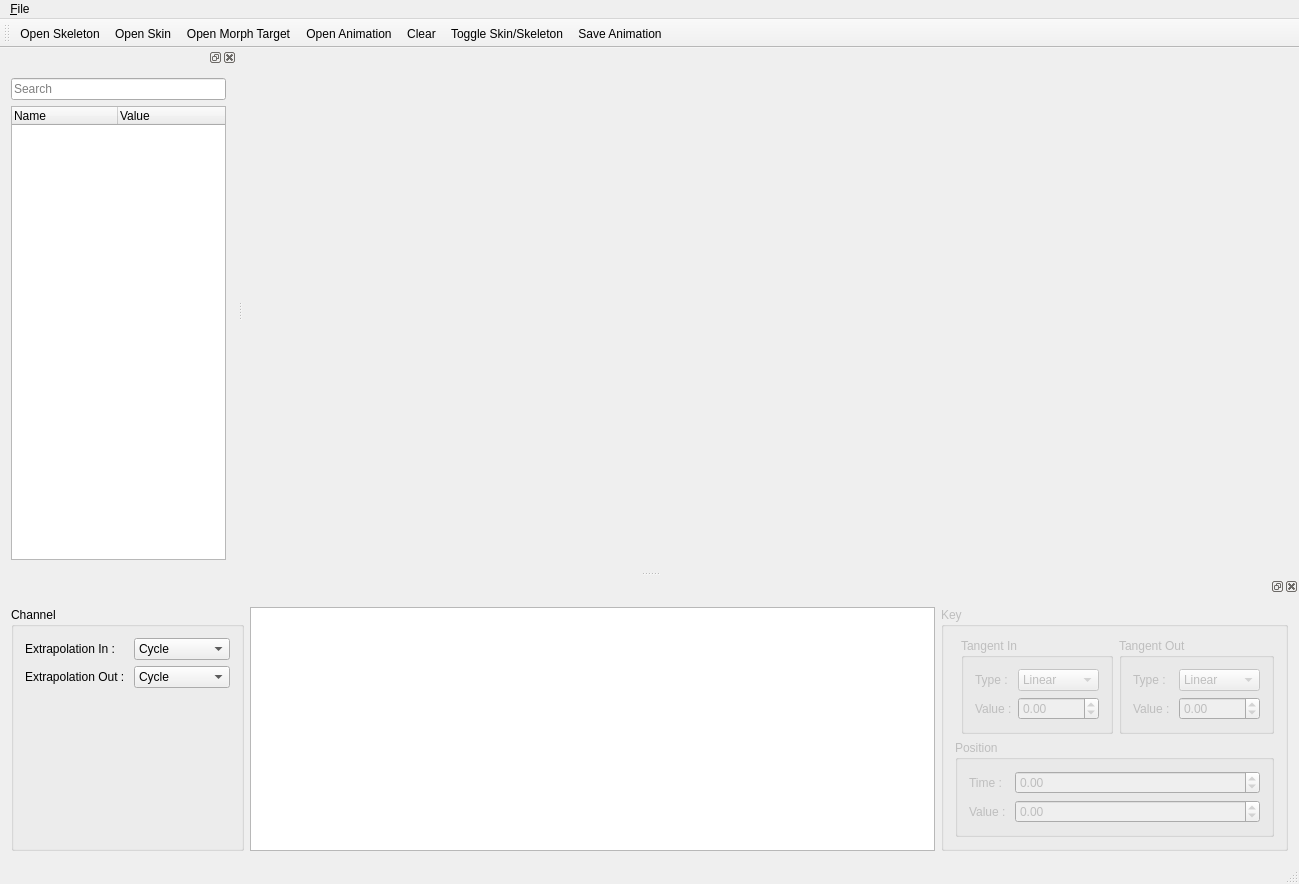
<?xml version="1.0" encoding="UTF-8"?>
<ui version="4.0">
 <class>MainWindow</class>
 <widget class="QMainWindow" name="MainWindow">
  <property name="geometry">
   <rect>
    <x>0</x>
    <y>0</y>
    <width>1299</width>
    <height>884</height>
   </rect>
  </property>
  <property name="sizePolicy">
   <sizepolicy hsizetype="Expanding" vsizetype="Preferred">
    <horstretch>0</horstretch>
    <verstretch>0</verstretch>
   </sizepolicy>
  </property>
  <property name="windowTitle">
   <string>Skinning</string>
  </property>
  <widget class="QWidget" name="centralWidget">
   <layout class="QVBoxLayout" name="verticalLayout">
    <item>
     <widget class="BasicGLWidget" name="glView" native="true">
      <property name="sizePolicy">
       <sizepolicy hsizetype="Expanding" vsizetype="Preferred">
        <horstretch>0</horstretch>
        <verstretch>0</verstretch>
       </sizepolicy>
      </property>
     </widget>
    </item>
   </layout>
  </widget>
  <widget class="QStatusBar" name="statusBar"/>
  <widget class="QDockWidget" name="dockWidget">
   <attribute name="dockWidgetArea">
    <number>1</number>
   </attribute>
   <widget class="QWidget" name="dockWidgetContents">
    <layout class="QGridLayout" name="gridLayout">
     <item row="1" column="0">
      <widget class="QTreeWidget" name="skeletonTree">
       <property name="sizePolicy">
        <sizepolicy hsizetype="Ignored" vsizetype="Expanding">
         <horstretch>0</horstretch>
         <verstretch>0</verstretch>
        </sizepolicy>
       </property>
       <property name="minimumSize">
        <size>
         <width>215</width>
         <height>0</height>
        </size>
       </property>
       <property name="indentation">
        <number>10</number>
       </property>
       <property name="itemsExpandable">
        <bool>true</bool>
       </property>
       <attribute name="headerCascadingSectionResizes">
        <bool>false</bool>
       </attribute>
       <attribute name="headerDefaultSectionSize">
        <number>106</number>
       </attribute>
       <attribute name="headerHighlightSections">
        <bool>false</bool>
       </attribute>
       <column>
        <property name="text">
         <string>Name</string>
        </property>
       </column>
       <column>
        <property name="text">
         <string>Value</string>
        </property>
       </column>
      </widget>
     </item>
     <item row="0" column="0">
      <widget class="QLineEdit" name="searchEdit">
       <property name="placeholderText">
        <string>Search</string>
       </property>
      </widget>
     </item>
    </layout>
   </widget>
  </widget>
  <widget class="QMenuBar" name="menuBar">
   <property name="geometry">
    <rect>
     <x>0</x>
     <y>0</y>
     <width>1299</width>
     <height>21</height>
    </rect>
   </property>
   <widget class="QMenu" name="menuFile">
    <property name="title">
     <string>&amp;File</string>
    </property>
   </widget>
   <addaction name="menuFile"/>
  </widget>
  <widget class="QToolBar" name="toolBar">
   <property name="windowTitle">
    <string>toolBar</string>
   </property>
   <attribute name="toolBarArea">
    <enum>TopToolBarArea</enum>
   </attribute>
   <attribute name="toolBarBreak">
    <bool>false</bool>
   </attribute>
   <addaction name="action_Open_Skel"/>
   <addaction name="action_Open_Skin"/>
   <addaction name="action_Open_Morph_Target"/>
   <addaction name="action_Open_Animation"/>
   <addaction name="action_Clear"/>
   <addaction name="action_Toggle_Skin_Skeleton"/>
   <addaction name="action_Save_Animation"/>
  </widget>
  <widget class="QDockWidget" name="dockWidget_2">
   <attribute name="dockWidgetArea">
    <number>8</number>
   </attribute>
   <widget class="QWidget" name="dockWidgetContents_2">
    <layout class="QHBoxLayout" name="horizontalLayout">
     <item>
      <widget class="QGroupBox" name="channelGroup">
       <property name="title">
        <string>Channel</string>
       </property>
       <layout class="QFormLayout" name="formLayout_3">
        <item row="0" column="0">
         <widget class="QLabel" name="label_5">
          <property name="text">
           <string>Extrapolation In : </string>
          </property>
         </widget>
        </item>
        <item row="0" column="1">
         <widget class="QComboBox" name="extrapolationInType">
          <item>
           <property name="text">
            <string>Cycle</string>
           </property>
          </item>
          <item>
           <property name="text">
            <string>Cycle Offset</string>
           </property>
          </item>
          <item>
           <property name="text">
            <string>Linear</string>
           </property>
          </item>
          <item>
           <property name="text">
            <string>Constant</string>
           </property>
          </item>
          <item>
           <property name="text">
            <string>Bounce</string>
           </property>
          </item>
         </widget>
        </item>
        <item row="1" column="0">
         <widget class="QLabel" name="label_6">
          <property name="text">
           <string>Extrapolation Out : </string>
          </property>
         </widget>
        </item>
        <item row="1" column="1">
         <widget class="QComboBox" name="extrapolationOutType">
          <item>
           <property name="text">
            <string>Cycle</string>
           </property>
          </item>
          <item>
           <property name="text">
            <string>Cycle Offset</string>
           </property>
          </item>
          <item>
           <property name="text">
            <string>Linear</string>
           </property>
          </item>
          <item>
           <property name="text">
            <string>Constant</string>
           </property>
          </item>
          <item>
           <property name="text">
            <string>Bounce</string>
           </property>
          </item>
         </widget>
        </item>
       </layout>
      </widget>
     </item>
     <item>
      <widget class="ChannelViewer" name="channelView">
       <property name="minimumSize">
        <size>
         <width>0</width>
         <height>200</height>
        </size>
       </property>
      </widget>
     </item>
     <item>
      <widget class="QGroupBox" name="keyGroup">
       <property name="enabled">
        <bool>false</bool>
       </property>
       <property name="sizePolicy">
        <sizepolicy hsizetype="Maximum" vsizetype="Preferred">
         <horstretch>0</horstretch>
         <verstretch>0</verstretch>
        </sizepolicy>
       </property>
       <property name="maximumSize">
        <size>
         <width>1666666</width>
         <height>16777215</height>
        </size>
       </property>
       <property name="title">
        <string>Key</string>
       </property>
       <layout class="QGridLayout" name="gridLayout_2">
        <item row="0" column="1">
         <widget class="QGroupBox" name="groupBox_2">
          <property name="title">
           <string>Tangent In</string>
          </property>
          <layout class="QFormLayout" name="formLayout">
           <property name="fieldGrowthPolicy">
            <enum>QFormLayout::AllNonFixedFieldsGrow</enum>
           </property>
           <item row="0" column="0">
            <widget class="QLabel" name="label">
             <property name="text">
              <string>Type : </string>
             </property>
            </widget>
           </item>
           <item row="0" column="1">
            <widget class="QComboBox" name="tangentInType">
             <item>
              <property name="text">
               <string>Linear</string>
              </property>
             </item>
             <item>
              <property name="text">
               <string>Smooth</string>
              </property>
             </item>
             <item>
              <property name="text">
               <string>Flat</string>
              </property>
             </item>
             <item>
              <property name="text">
               <string>Fixed</string>
              </property>
             </item>
            </widget>
           </item>
           <item row="1" column="0">
            <widget class="QLabel" name="label_2">
             <property name="text">
              <string>Value :</string>
             </property>
            </widget>
           </item>
           <item row="1" column="1">
            <widget class="QDoubleSpinBox" name="tangentInValue">
             <property name="minimum">
              <double>-10000.000000000000000</double>
             </property>
             <property name="maximum">
              <double>10000.000000000000000</double>
             </property>
             <property name="singleStep">
              <double>0.100000000000000</double>
             </property>
            </widget>
           </item>
          </layout>
         </widget>
        </item>
        <item row="0" column="2">
         <widget class="QGroupBox" name="groupBox_3">
          <property name="title">
           <string>Tangent Out</string>
          </property>
          <layout class="QFormLayout" name="formLayout_2">
           <property name="fieldGrowthPolicy">
            <enum>QFormLayout::AllNonFixedFieldsGrow</enum>
           </property>
           <item row="0" column="0">
            <widget class="QLabel" name="label_3">
             <property name="text">
              <string>Type : </string>
             </property>
            </widget>
           </item>
           <item row="0" column="1">
            <widget class="QComboBox" name="tangentOutType">
             <item>
              <property name="text">
               <string>Linear</string>
              </property>
             </item>
             <item>
              <property name="text">
               <string>Smooth</string>
              </property>
             </item>
             <item>
              <property name="text">
               <string>Flat</string>
              </property>
             </item>
             <item>
              <property name="text">
               <string>Fixed</string>
              </property>
             </item>
            </widget>
           </item>
           <item row="2" column="0">
            <widget class="QLabel" name="label_4">
             <property name="text">
              <string>Value : </string>
             </property>
            </widget>
           </item>
           <item row="2" column="1">
            <widget class="QDoubleSpinBox" name="tangentOutValue">
             <property name="minimum">
              <double>-10000.000000000000000</double>
             </property>
             <property name="maximum">
              <double>10000.000000000000000</double>
             </property>
             <property name="singleStep">
              <double>0.100000000000000</double>
             </property>
            </widget>
           </item>
          </layout>
         </widget>
        </item>
        <item row="1" column="0" colspan="3">
         <widget class="QGroupBox" name="groupBox">
          <property name="title">
           <string>Position</string>
          </property>
          <layout class="QFormLayout" name="formLayout_4">
           <property name="fieldGrowthPolicy">
            <enum>QFormLayout::AllNonFixedFieldsGrow</enum>
           </property>
           <item row="0" column="0">
            <widget class="QLabel" name="label_7">
             <property name="text">
              <string>Time : </string>
             </property>
            </widget>
           </item>
           <item row="1" column="0">
            <widget class="QLabel" name="label_8">
             <property name="text">
              <string>Value : </string>
             </property>
            </widget>
           </item>
           <item row="0" column="1">
            <widget class="QDoubleSpinBox" name="keyTime">
             <property name="minimum">
              <double>-1000.000000000000000</double>
             </property>
             <property name="maximum">
              <double>1000.000000000000000</double>
             </property>
             <property name="singleStep">
              <double>0.010000000000000</double>
             </property>
            </widget>
           </item>
           <item row="1" column="1">
            <widget class="QDoubleSpinBox" name="keyValue">
             <property name="minimum">
              <double>-1000.000000000000000</double>
             </property>
             <property name="maximum">
              <double>1000.000000000000000</double>
             </property>
             <property name="singleStep">
              <double>0.010000000000000</double>
             </property>
            </widget>
           </item>
          </layout>
         </widget>
        </item>
       </layout>
      </widget>
     </item>
    </layout>
   </widget>
  </widget>
  <action name="action_Open_Skel">
   <property name="text">
    <string>Open Sk&amp;eleton</string>
   </property>
   <property name="shortcut">
    <string>Ctrl+E</string>
   </property>
  </action>
  <action name="action_Open_Skin">
   <property name="text">
    <string>Open Sk&amp;in</string>
   </property>
   <property name="shortcut">
    <string>Ctrl+I</string>
   </property>
  </action>
  <action name="action_Clear">
   <property name="text">
    <string>&amp;Clear</string>
   </property>
   <property name="shortcut">
    <string>Ctrl+L</string>
   </property>
  </action>
  <action name="action_Open_Morph_Target">
   <property name="text">
    <string>Open &amp;Morph Target</string>
   </property>
   <property name="shortcut">
    <string>Ctrl+M</string>
   </property>
  </action>
  <action name="action_Toggle_Skin_Skeleton">
   <property name="text">
    <string>Toggle Skin/Skeleton</string>
   </property>
   <property name="shortcut">
    <string>Ctrl+T</string>
   </property>
  </action>
  <action name="action_Open_Animation">
   <property name="text">
    <string>Open &amp;Animation</string>
   </property>
   <property name="shortcut">
    <string>Ctrl+A</string>
   </property>
  </action>
  <action name="action_Save_Animation">
   <property name="text">
    <string>&amp;Save Animation</string>
   </property>
   <property name="shortcut">
    <string>Ctrl+S</string>
   </property>
  </action>
 </widget>
 <layoutdefault spacing="6" margin="11"/>
 <customwidgets>
  <customwidget>
   <class>BasicGLWidget</class>
   <extends>QWidget</extends>
   <header>BasicGLWidget.h</header>
   <container>1</container>
  </customwidget>
  <customwidget>
   <class>ChannelViewer</class>
   <extends>QGraphicsView</extends>
   <header>ChannelViewer.h</header>
  </customwidget>
 </customwidgets>
 <resources/>
 <connections/>
</ui>
